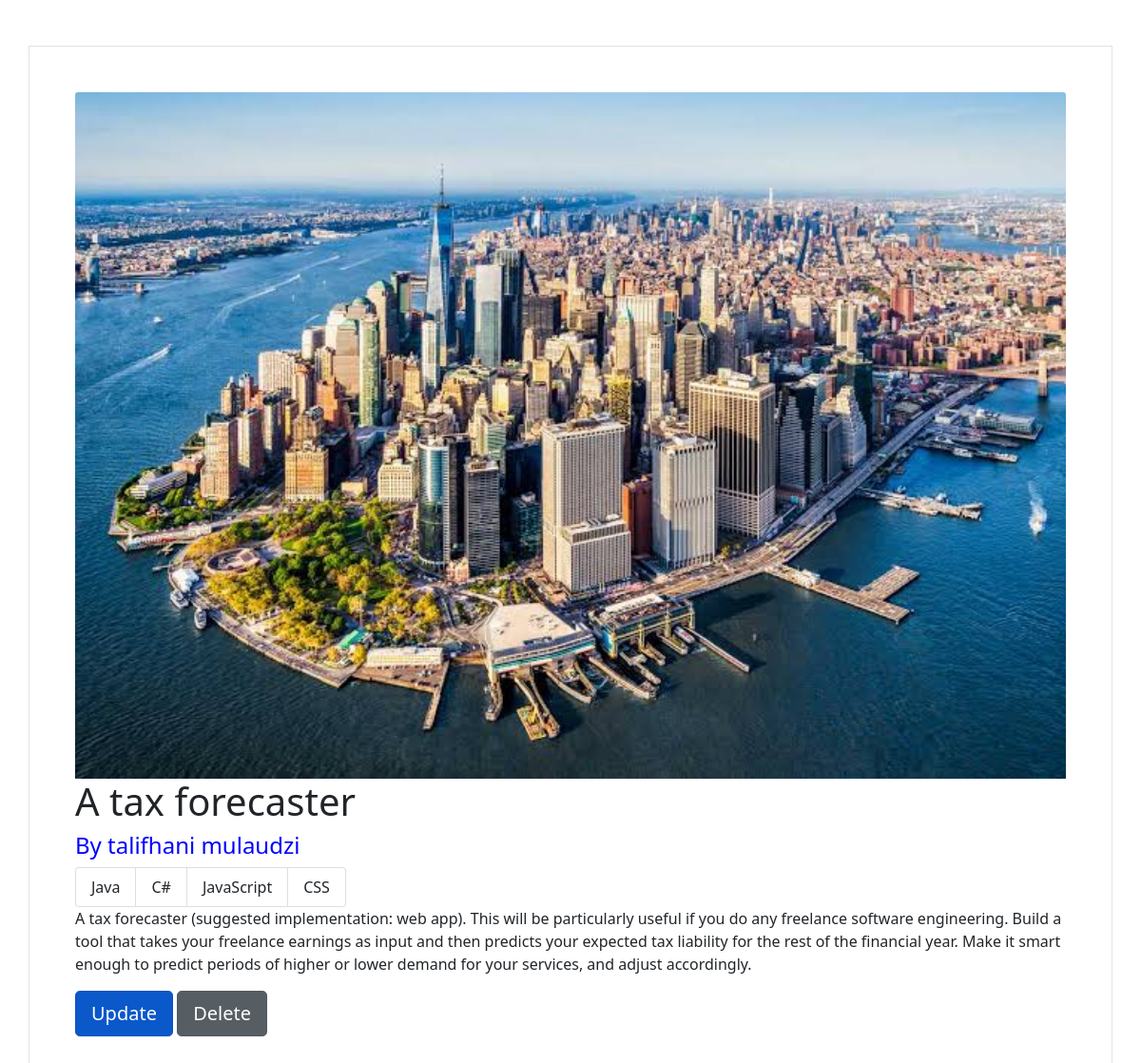
The app's page /project/a3451a0d-192f-423c-89ee-17927b55780a/ with its own data.
### project/models.py (models this page shows, shortened)
class Project(models.Model):
    id = models.UUIDField(default=uuid.uuid4, editable=False, null=False, blank=False, primary_key=True)
    title = models.CharField(null=False, blank=False, max_length=200)
    description = models.TextField(null=True, blank=True)
    owner = models.ForeignKey(Profile, on_delete=models.CASCADE, null=True, blank=True)
    featured_image = models.ImageField(null=True, blank=True, default='Design.JPG', upload_to='static/images/')
    demo_link = models.CharField(null=True, blank=True, max_length=200)
    source_code = models.CharField(null=True, blank=True, max_length=200)
    created = models.DateTimeField(auto_now_add=True)
    tags = models.ManyToManyField('Tag', blank=True)

class Tag(models.Model):
    id = models.UUIDField(default=uuid.uuid4, editable=False, null=False, blank=False, primary_key=True)
    name = models.CharField(max_length=200, blank=True, null=True)

### users/models.py (models this page shows, shortened)
class Profile(models.Model):
    id = models.UUIDField(default=uuid.uuid4, editable=False, null=False, blank=False, primary_key=True)
    user = models.OneToOneField(User, on_delete=models.SET_NULL, null=True, blank=True)
    name = models.CharField(max_length=200, null=True, blank=True)
    email = models.EmailField(max_length=500, null=True, blank=True)
    short_intro = models.CharField(max_length=200, null=True, blank=True)
    bio = models.TextField(null=True, blank=True)
    profile_image = models.ImageField(null=True, blank=True, upload_to='static/images/profiles/')

### project/views.py (the view)
# urls.py: path('', include('project.urls')),
def project(request, pk):
    project = Project.objects.get(id=pk)
    tags = project.tags.all()
    context = {"project":project, 'tags':tags}
    return render(request, 'project/project.html', context)

### project/templates/project/project.html (shortened to what this page needs)
<!DOCTYPE html>
{% load static %}
<html lang="en">
  <head>
    <link
      href="https://cdn.jsdelivr.net/npm/bootstrap@5.1.3/dist/css/bootstrap.min.css"
      rel="stylesheet"
    />
  </head>
  <body>
    <div class="container p-5 my-5 border">
      {% if project.featured_image %}
      <img src="{{project.featured_image.url}}" class="card-img-top" alt="" />
      {% else %}
      <img src="{% static 'images/b.jpeg' %}" class="card-img-top" alt="" />
      {% endif %}
      <h1>{{project.title}}</h1>
      <h4 style="color: blue">By {{project.owner.name}}</h4>
      <ul class="list-group list-group-horizontal">
        {% for tag in tags %}
        <li class="list-group-item">{{tag.name}}</li>
        {% endfor %}
      </ul>
      <p>{{project.description}}</p>
      <a
        href="{% url 'update-project' project.id %}"
        class="btn btn-primary btn-lg active"
        role="button"
        aria-pressed="true"
        >Update</a
      >
      <a
        href="{% url 'delete-project' project.id %}"
        class="btn btn-secondary btn-lg active"
        role="button"
        aria-pressed="true"
        >Delete</a
      >
    </div>
  </body>
</html>

### records on screen
Project: featured_image (picture), title "A tax forecaster", owner.name "talifhani mulaudzi", description "A tax forecaster (suggested implementation: web app). This will be particularly useful if you do any freelance software engineering. Build a tool that takes your freelance earnings as input and then predicts your expected tax liability for the rest of the financial year. Make it smart enough to predict periods of higher or lower demand for your services, and adjust accordingly."
Tag: name "Java"
Tag: name "C#"
Tag: name "JavaScript"
Tag: name "CSS"
